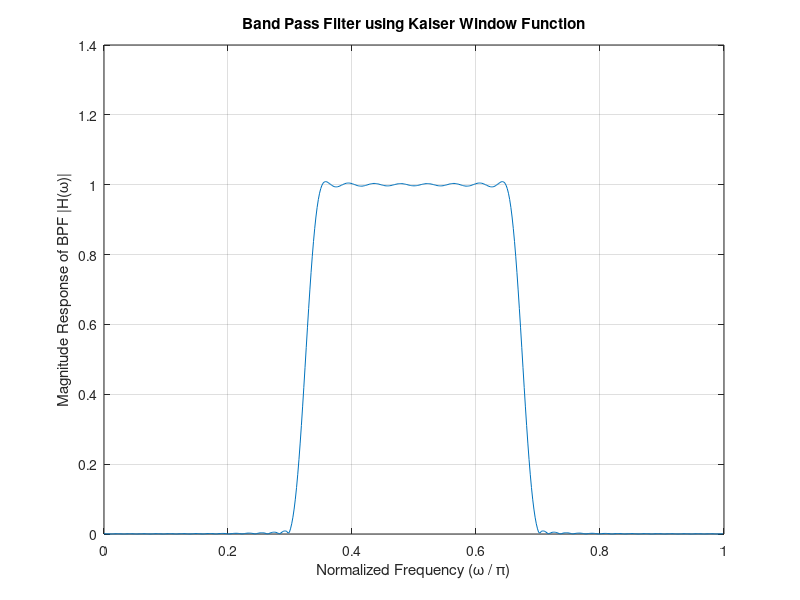

Recreate this plot in MATLAB.
clc
clear all;

ws1 = 0.30 * pi; % Stop band edge frequency 1
wp1 = 0.35 * pi; % Pass band edge frequency 1
ws2 = 0.65 * pi; % Stop band edge frequency 2
wp2 = 0.70 * pi; % Pass band edge frequency 2
tr_width = min(abs(ws1 - wp1), abs(ws2 - wp2)); % Transition width2
wc1 = (wp1 + ws1) / 2; % Cutoff frequency 1
wc2 = (wp2 + ws2) / 2; % Cutoff frequency 2
delta = 0.01; % Ripple factor

A = -20 * log10(delta);
if(A > 50)
    beta = 0.1102 * (A - 8.7); % Shape factor of Kaiser window
elseif(A >= 21 && A <= 51)
    beta = 0.5842 * (A - 21) .^ 0.4 + 0.07886 * (A - 21);
else
    beta = 0;
end

M = ceil((A - 8) / (2.285 * tr_width)) + 1;
w_n = kaiser(M, beta); % Kaiser window
n = (-(M - 1) / 2) : ((M - 1) / 2);
fc1 = wc1 / (2 * pi);
fc2 = wc2 / (2 * pi);
hd = (2 * fc2 * sinc(2 * fc2 * n)) - (2 * fc1 * sinc(2 * fc1 * n)); % Ideal impulse response of band pass filter
h = hd .* w_n';
[HW, WW] = freqz(h, 1); % Freqiency response of digital filter

plot(WW ./ pi, abs(HW));
title('Band Pass Filter using Kaiser Window Function');
xlabel('Normalized Frequency (\omega / \pi)');
ylabel('Magnitude Response of BPF |H(\omega)|');
grid on;